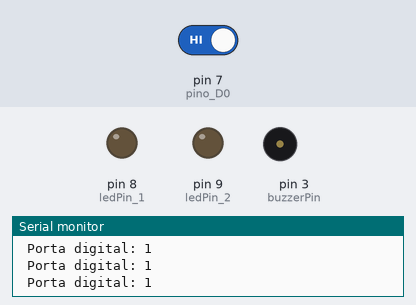
The sketch below on a simulated Arduino Uno, built with avr-gcc and run on an emulated ATmega328P. On the bench: output pins drawn as LEDs (lit = HIGH), buzzer (waves = sounding, pin HIGH), the last lines printed to the serial monitor. Dashed ring = blinking. The test bench sets the inputs (shaded band); at power-on: pin 7 (pino_D0) HIGH.

Above: at 1.8 s.
1.9 s: pin 7 (pino_D0) driven LOW
At 2.9 s:
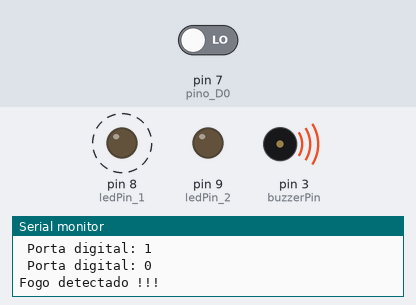
At 3.5 s:
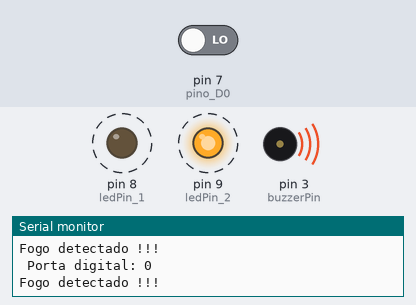
4.9 s: pin 7 (pino_D0) driven HIGH
At 7.0 s:
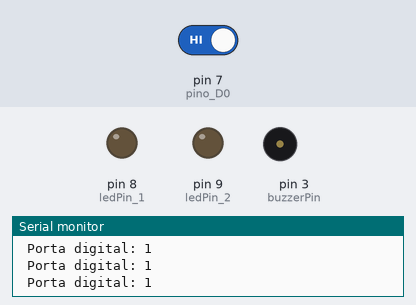
Timing chart, 0 to 8.5 s (numbered marks = the images above; inputs shaded):
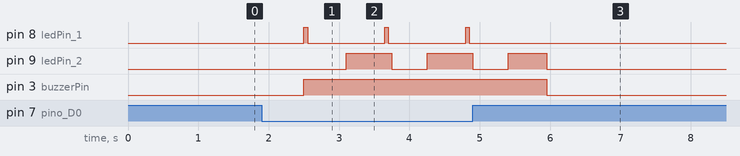

Measured:
- after the input at 1.9 s, pin 8 (ledPin_1): alternates HIGH for 0.05 s and LOW for 1.1 s, starting after 0.60 s; pin 9 (ledPin_2): LOW → HIGH after 1.2 s, → LOW 0.65 s later, → HIGH 0.50 s later; pin 3 (buzzerPin): LOW → HIGH after 0.60 s
- after the input at 4.9 s, pin 8 (ledPin_1): stops changing and stays LOW; pin 3 (buzzerPin): HIGH → LOW after 1.1 s

The sketch:

sketch_sep2a.ino
```cpp
int pino_D0 = 7;

int valor_d = 0;
int buzzerPin = 3;
int ledPin_1 = 8;
int ledPin_2 = 9;

void setup()
{
  Serial.begin(9600);
  pinMode(pino_D0, INPUT);
  pinMode(buzzerPin, OUTPUT);
  pinMode(ledPin_1, OUTPUT);
  pinMode(ledPin_2, OUTPUT);
}

void loop()
{
  int valor_d = digitalRead(pino_D0);
  Serial.print(" Porta digital: ");
  Serial.println(valor_d);

  if (valor_d != 1)
  {
    Serial.println("Fogo detectado !!!");
  }
  delay(500);
  {
    if (valor_d != 1)
 { digitalWrite(buzzerPin, HIGH);}

  else {digitalWrite(buzzerPin, LOW);}
  }
  if (valor_d != 1)
  {digitalWrite (ledPin_1, HIGH);
  delay(50);
  digitalWrite (ledPin_1, LOW);
  delay(50);}
  else {digitalWrite(ledPin_1, LOW);}
  if (valor_d != 1)
   {digitalWrite(ledPin_2, LOW);
   delay(500);
   digitalWrite(ledPin_2,HIGH);
   delay(50);}
  else  {digitalWrite(ledPin_2, LOW);}
}
```
